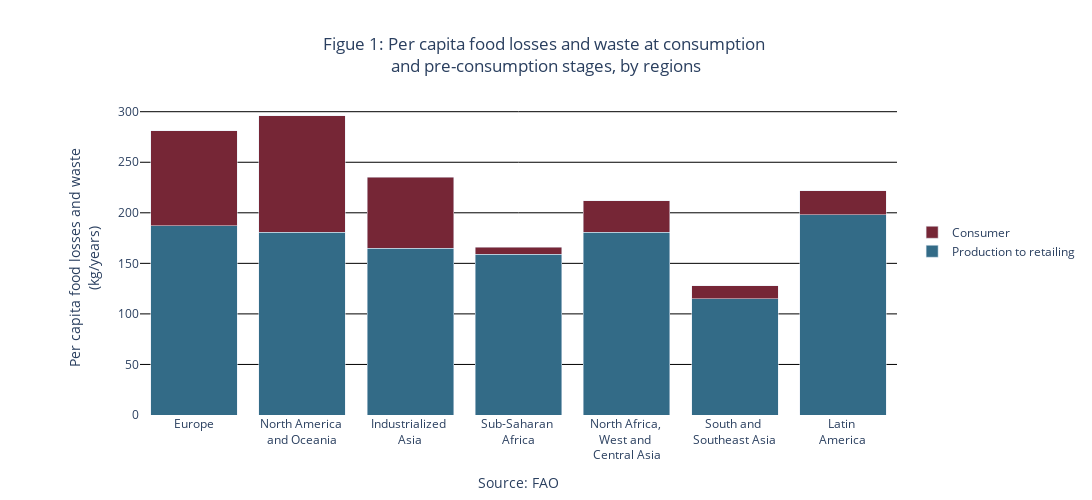

Here is the notebook cell this chart was saved with:
### Markdown cell above
## 1. Introduction: Motivation and scope of this work

Food waste may sound trivial, but it’s a cornerstone in tackling the global environment challenge we’re facing. The abundant and diverse food paradigm is driving deforestation, land-use change, soil alteration, biodiversity loss or water over-consumption. Food wasted is an unnecessary waste of these elements. The reliance of our food paradigm on food waste can no longer be ignored and even less accepted. Different solutions have been implemented. While tackling the size of our waste is necessary, other solutions acknowledge the difficulty (or the time needed) to reach a waste-free system by promoting the treatment and valorisation of the waste itself. We’ll focus here on the later

## 2. Food waste is massive

Roughly one-third of the edible parts of food produced for human consumption, gets lost or wasted globally as per FAO report. The issue affects industrialized countries and developing countries in different ways. Production to retailing concentrates the majority of food waste volumes per capita in all regions worldwide and represents the vast majority of food waste in developing countries. But consumers represent a much larger share of food waste generated in Europe, Industrialised Asia, and North America and Oceania. The issue affects industrialized countries and developing countries alike, but originates proportionally more often at consumer level than upstream in industrialised regions.

### Code cell
import plotly.graph_objects as px
import numpy as np
import pandas as pd
import plotly.graph_objects as go

# define the data:
data_FAO={'Region': ['Europe','North America <br>and Oceania','Industrialized <br>Asia','Sub-Saharan <br>Africa','North Africa, <br>West and <br>Central Asia','South and <br>Southeast Asia','Latin <br>America'], 
      'Production to retailing': ['187', '181', '165', '159', '181', '115', '198'], 
      'Consumer': ['94', '115', '70', '7', '31', '13', '24']}

data_FAO = pd.DataFrame(data_FAO)
data_FAO['Production to retailing'] = data_FAO['Production to retailing'].astype(float)
data_FAO['Consumer'] = data_FAO['Consumer'].astype(float)

data_FAO

# generate the graph

fig = go.Figure(data=[
    go.Bar(name='Production to retailing', x=data_FAO['Region'], y=data_FAO['Production to retailing'], marker_color='#336b87'),
    go.Bar(name='Consumer', x=data_FAO['Region'], y=data_FAO['Consumer'], marker_color='#762636')
])

fig.update_layout(barmode='stack')

fig.update_layout(
    title={
        'text': "Figue 1: Per capita food losses and waste at consumption <br>and pre-consumption stages, by regions",
        'y':0.9,
        'x':0.5,
        'xanchor': 'center',
        'yanchor': 'top'},
    margin=dict(l=140, r=40, b=50, t=100),
    legend=dict(
        font_size=12,
        yanchor='middle',
        y=0.55,
        xanchor='left',
    ),
    width=1200,
    height=500,
    paper_bgcolor='white',
    plot_bgcolor='white',
    hovermode='closest',

)
fig.update_yaxes(
    title_text='Per capita food losses and waste<br>(kg/years)',
    gridcolor='black'
)

fig.update_xaxes(
    title_text='Source: <a href="http://www.fao.org/3/mb060e/mb060e02.pdf">FAO</a>',
    tickvals=[0, 1, 2, 3, 4 ,5 ,6]
)
fig.show()

#fig.write_html(r"C:\Users\Gildas\OneDrive\Greenpeace\graph1.html")

### Figure 1 — Plotly figure (JSON) as saved in the notebook; plotly's stock layout.template omitted (floating-point values rounded to 4 significant figures)
{"data": [{"marker": {"color": "#336b87"}, "name": "Production to retailing", "type": "bar", "x": ["Europe", "North America <br>and Oceania", "Industrialized <br>Asia", "Sub-Saharan <br>Africa", "North Africa, <br>West and <br>Central Asia", "South and <br>Southeast Asia", "Latin <br>America"], "y": [187, 181, 165, 159, 181, 115, 198]}, {"marker": {"color": "#762636"}, "name": "Consumer", "type": "bar", "x": ["Europe", "North America <br>and Oceania", "Industrialized <br>Asia", "Sub-Saharan <br>Africa", "North Africa, <br>West and <br>Central Asia", "South and <br>Southeast Asia", "Latin <br>America"], "y": [94, 115, 70, 7, 31, 13, 24]}], "layout": {"barmode": "stack", "height": 500, "hovermode": "closest", "legend": {"font": {"size": 12}, "xanchor": "left", "y": 0.55, "yanchor": "middle"}, "margin": {"b": 50, "l": 140, "r": 40, "t": 100}, "paper_bgcolor": "white", "plot_bgcolor": "white", "title": {"text": "Figue 1: Per capita food losses and waste at consumption <br>and pre-consumption stages, by regions", "x": 0.5, "xanchor": "center", "y": 0.9, "yanchor": "top"}, "width": 1200, "xaxis": {"tickvals": [0, 1, 2, 3, 4, 5, 6], "title": {"text": "Source: <a href=\"http://www.fao.org/3/mb060e/mb060e02.pdf\">FAO</a>"}}, "yaxis": {"gridcolor": "black", "title": {"text": "Per capita food losses and waste<br>(kg/years)"}}}}
